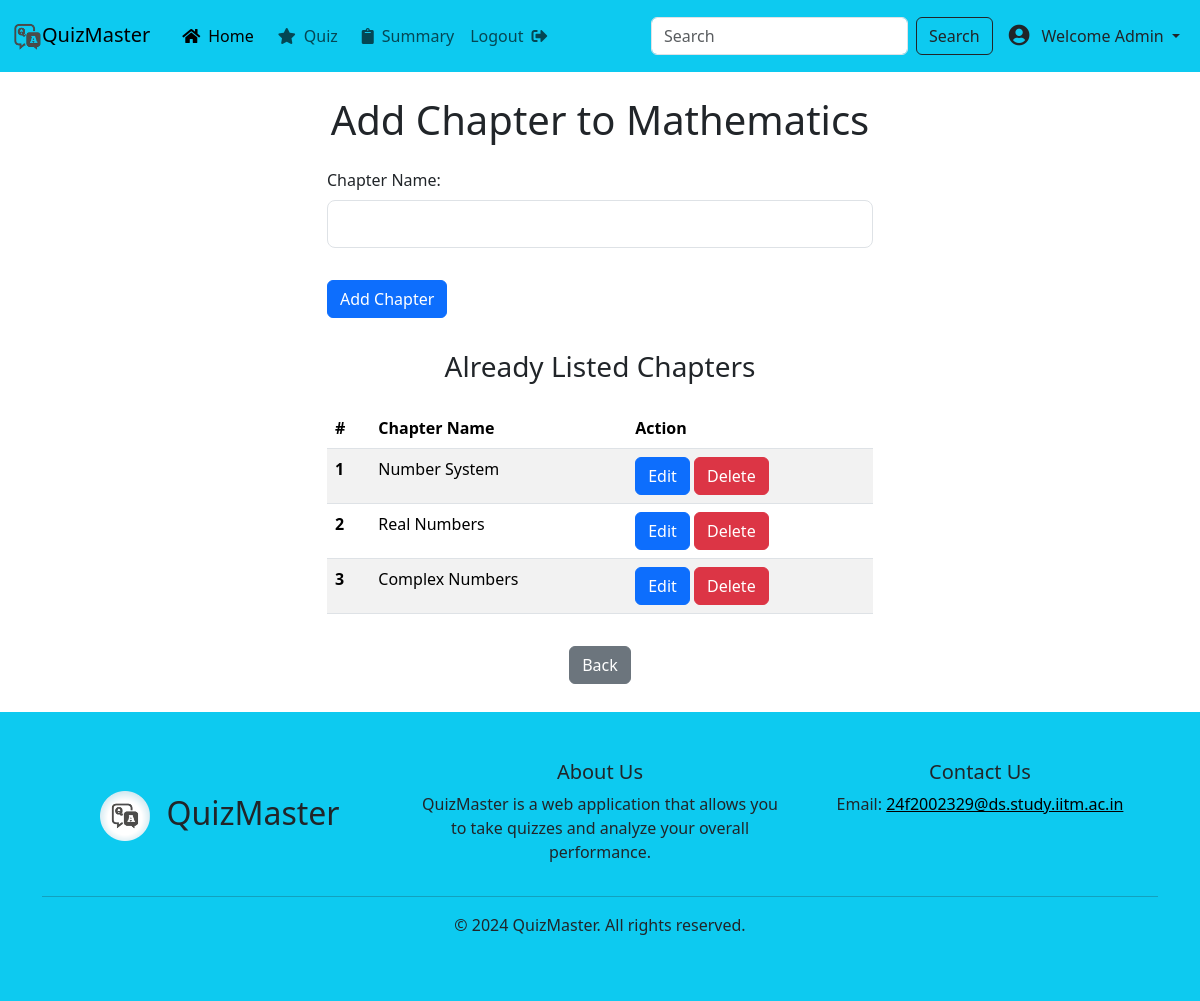
The app's page /admin/add_chapter/2 (signed in), older data.
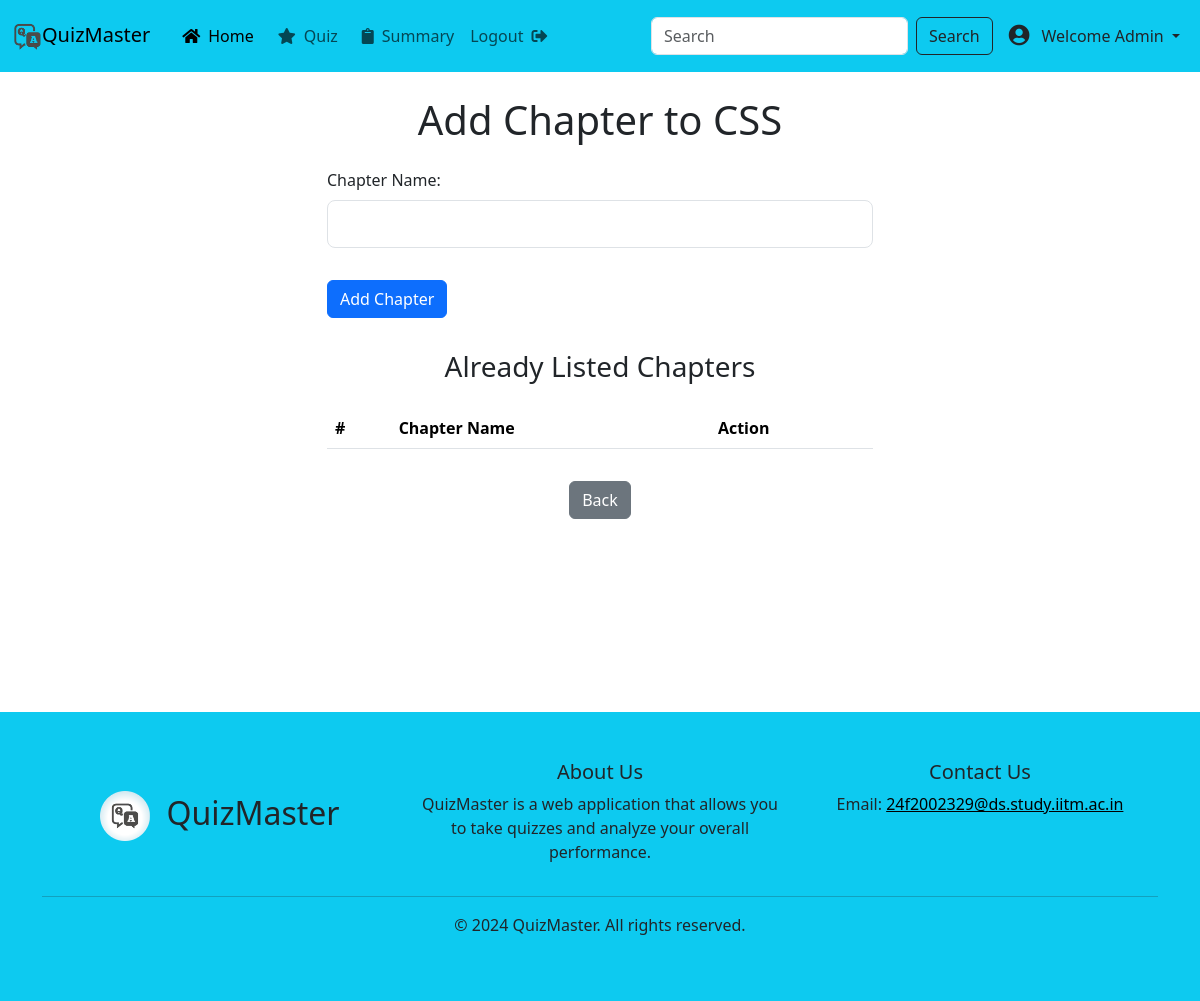
The same page, newer data.
### app/models/models.py (models this page shows)
class Subject(db.Model):
    id = db.Column(db.Integer, primary_key=True)
    name = db.Column(db.String(100), nullable=False)
    chapters = db.relationship('Chapter', backref='subject', lazy=True)

class Chapter(db.Model):
    id = db.Column(db.Integer, primary_key=True)
    name = db.Column(db.String(100), nullable=False)
    subject_id = db.Column(db.Integer, db.ForeignKey('subject.id'), nullable=False)
    quizzes = db.relationship('Quiz', backref='chapter', lazy=True)

### app/routes/admin.py (the view, shortened to what this page needs)
@admin_blueprint.route('/add_chapter/<int:subject_id>', methods=['GET', 'POST'])
def add_chapter(subject_id):
    if session.get('role') != 'admin':
        return "Unauthorized", 403
    subject = Subject.query.get_or_404(subject_id)
    chapters = Chapter.query.filter_by(subject_id=subject_id).all()
    return render_template('admin/add_chapter.html', subject=subject, chapters=chapters)

### app/templates/admin/add_chapter.html
{% extends "base.html" %}
{% block content %}
<section class="content">
    <div class="container">
        <div class="row">
            <div class="col-md-6 offset-md-3">
                <h1 class="text-center mb-4 mt-4">Add Chapter to {{ subject.name }}</h1>
                <form action="{{ url_for('admin.add_chapter', subject_id=subject.id) }}" method="POST">
                    <div class="form-outline mb-4">
                        <label class="form-label" for="chapter">Chapter Name:</label>
                        <input type="text" id="chapter" name="chapter" class="form-control form-control-lg" required />
                    </div>
                    <button type="submit" class="btn btn-primary my-2 py-auto">Add Chapter</button>
                </form>
                <h3 class="text-center my-4">Already Listed Chapters</h3>
                <table class="table table-striped">
                    <thead>
                        <tr>
                            <th scope="col">#</th>
                            <th scope="col">Chapter Name</th>
                            <th scope="col">Action</th>
                        </tr>
                    </thead>
                    <tbody>
                        {% for chapter in chapters %}
                        <tr>
                            <th scope="row">{{ loop.index }}</th>
                            <td>{{ chapter.name }}</td>
                            <td>
                                <a href="{{ url_for('admin.edit_chapter', subject_id=subject.id, chapter_id=chapter.id) }}" class="btn btn-primary">Edit</a>
                                <a href="{{ url_for('admin.delete_chapter', subject_id=subject.id, chapter_id=chapter.id) }}" class="btn btn-danger">Delete</a>
                            </td>
                        </tr>
                        {% endfor %}
                    </tbody>
                </table>
                <div class="text-center">
                    <button onclick="history.back()" class="btn btn-secondary mt-3 mb-4">Back</button>
                </div>
            </div>
        </div>
    </div>
</section>
{% endblock %}

Row changes from the older to the newer data that the page shows:
removed Chapter: name "Number System"
removed Chapter: name "Real Numbers"
removed Chapter: name "Complex Numbers"
changed Subject: name "Mathematics" → "CSS"
